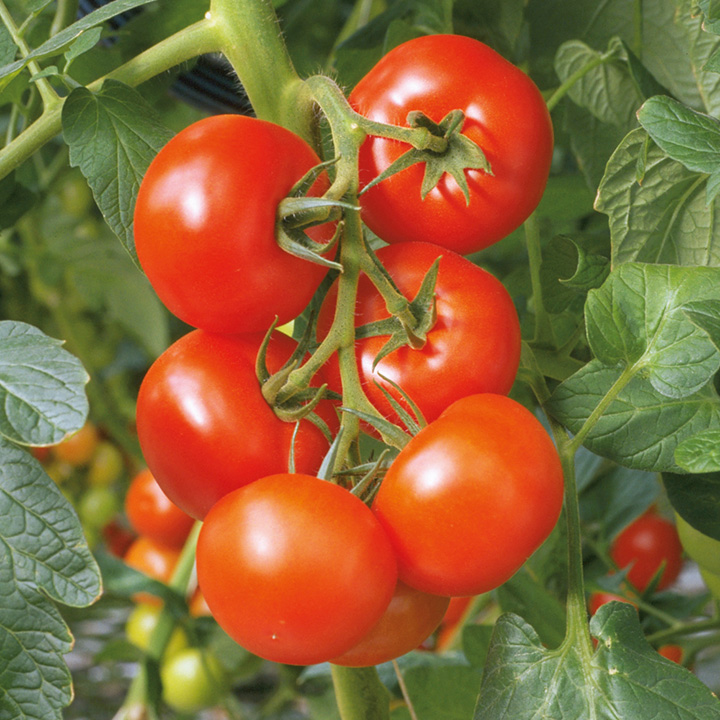
#> input picture tmt2.jpg, 720 x 720 px
$ python segmentation.py
#> lines starting #> are read from the running program, lines starting #| are printed output that depends on the picture; after the words box and inside, x2 and y2 are one past the last pixel; in counts of white or black regions, pixels touching at a corner belong together
import cv2
import numpy as np


#img = cv2.imread('test.png')
#img = cv2.imread('tmt.jpeg')
img = cv2.imread('tmt2.jpg')
#> img is the input picture: shape (720, 720, 3); mean B, G, R 57.2, 102.4, 141.2

gs = cv2.cvtColor(img,cv2.COLOR_BGR2GRAY)
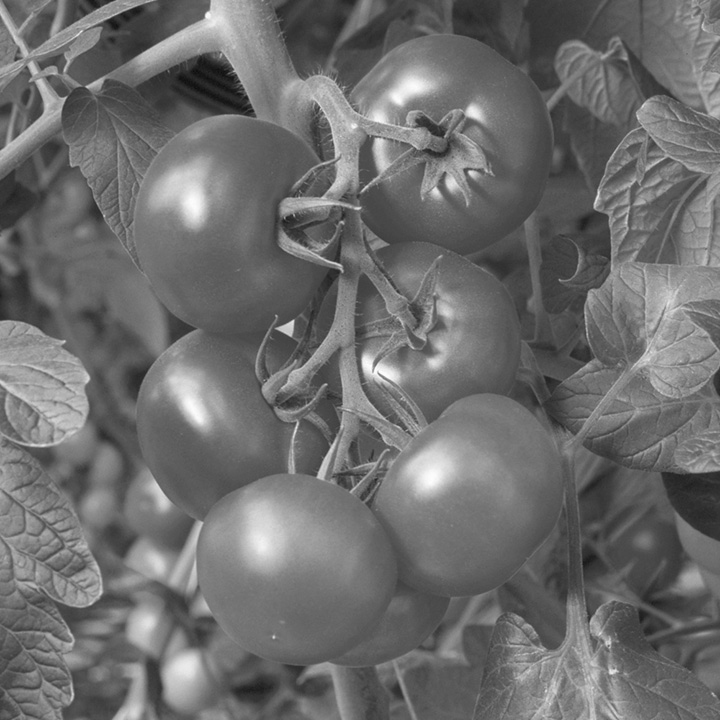
#> gs: shape (720, 720); min 13, max 254, mean 108.9
red_lower_hsv = np.array([0,0,0])
red_upper_hsv = np.array([10,255,255])
hsv=cv2.cvtColor(img, cv2.COLOR_BGR2HSV)
#> hsv: shape (720, 720, 3); mean H, S, V 30.6, 148.3, 151.7

#Masking
initial_mask = cv2.inRange(hsv, red_lower_hsv, red_upper_hsv)
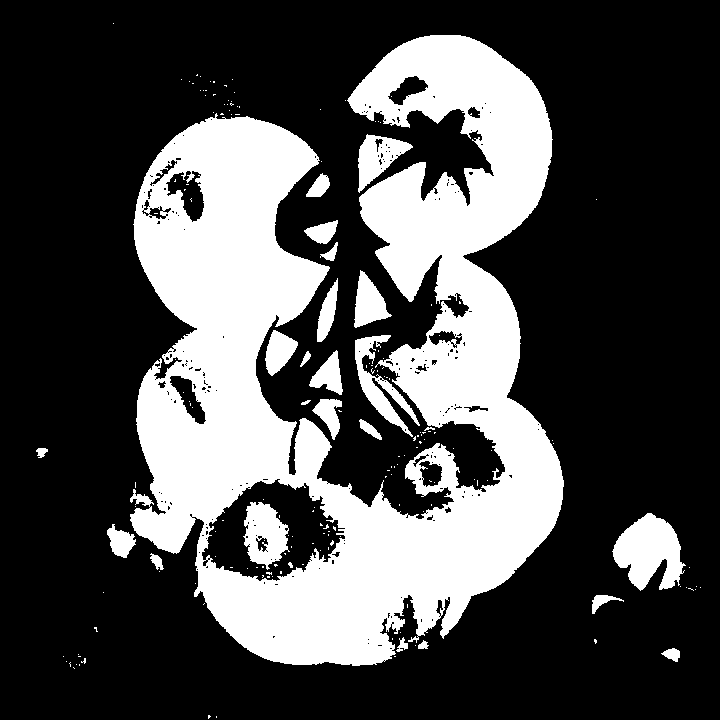
#> initial_mask: shape (720, 720); 30.1% white; 181 white regions (156 under 20 px), largest, box (x1, y1, x2, y2) and area: (130, 35, 564, 666) 140002, (612, 513, 686, 591) 3558, (243, 502, 290, 570) 1992

kernel = cv2.getStructuringElement(cv2.MORPH_ELLIPSE,(45,45))
closing = cv2.morphologyEx(initial_mask, cv2.MORPH_CLOSE, kernel)
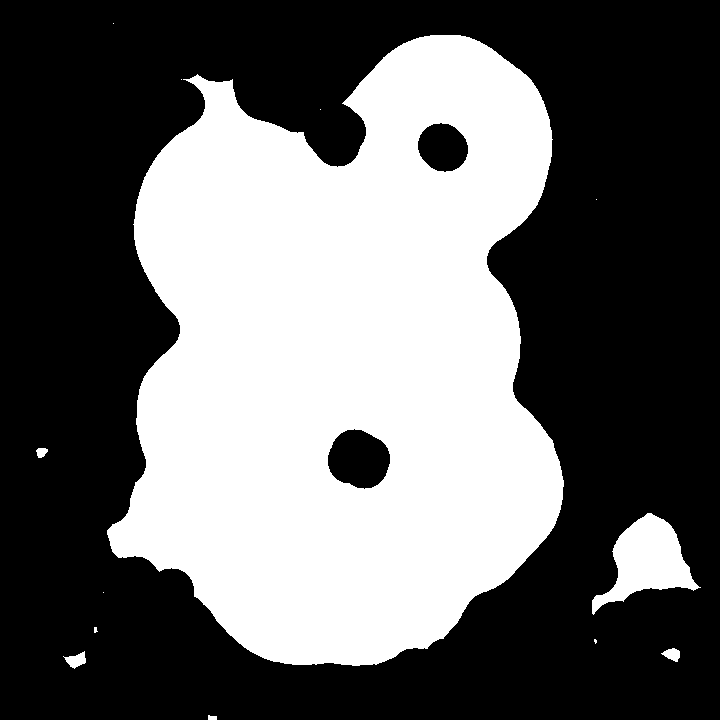
#> closing: shape (720, 720); 40.3% white; 13 white regions (7 under 20 px), largest, box (x1, y1, x2, y2) and area: (107, 35, 564, 666) 203546, (592, 513, 701, 615) 5028, (63, 651, 86, 669) 217, (661, 648, 680, 662) 165, (36, 448, 48, 458) 88, (208, 715, 217, 720) 38


kernel = cv2.getStructuringElement(cv2.MORPH_ELLIPSE,(40,40))
erosion = cv2.erode(closing,kernel,iterations = 2)
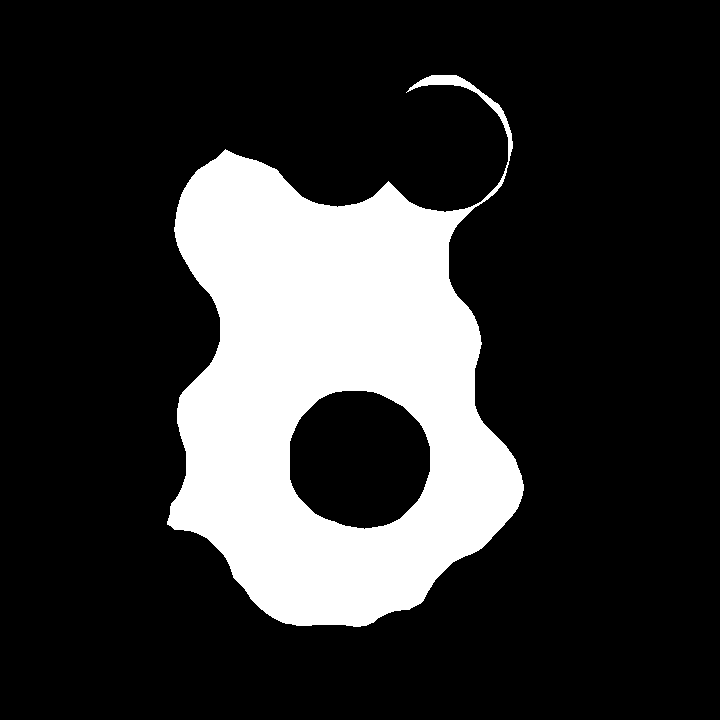
#> erosion: shape (720, 720); 20.2% white; 1 white region, box (x1, y1, x2, y2) and area: (167, 75, 524, 627) 104961
dilation = cv2.dilate(erosion,kernel,iterations = 2)
#> dilation: shape (720, 720); 38.5% white; 1 white region, box (x1, y1, x2, y2) and area: (129, 37, 564, 667) 199699

kernel = cv2.getStructuringElement(cv2.MORPH_ELLIPSE,(10,10))
opening = cv2.morphologyEx(dilation, cv2.MORPH_OPEN, kernel)
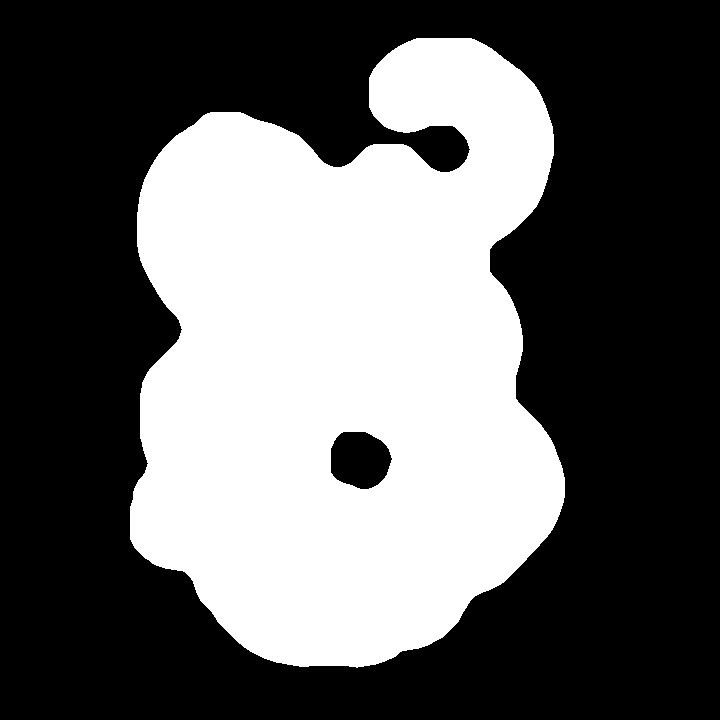
#> opening: shape (720, 720); 38.5% white; 1 white region, box (x1, y1, x2, y2) and area: (130, 38, 565, 668) 199684


mask = opening

initial_segment = cv2.bitwise_and(img, img, mask=initial_mask)
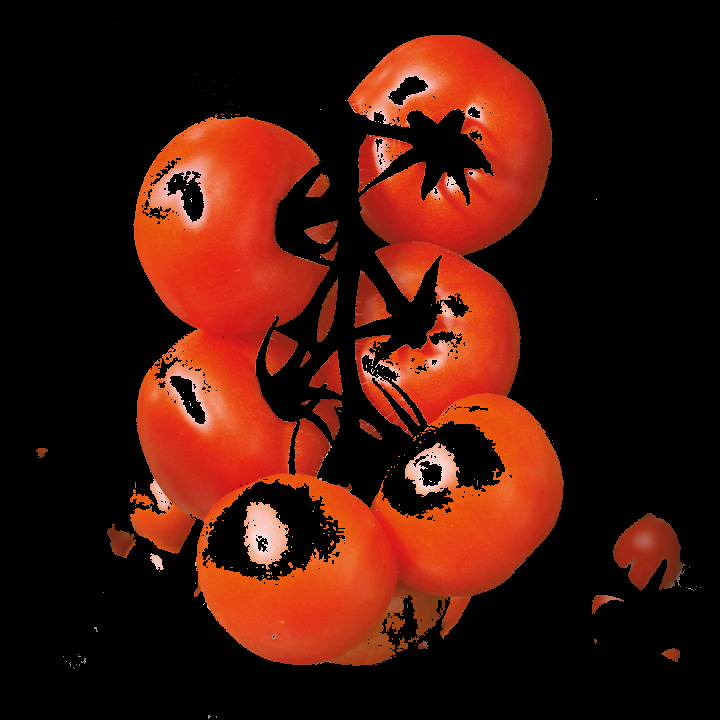
#> initial_segment: shape (720, 720, 3); mean B, G, R 10.7, 20.8, 64.1

segment = cv2.bitwise_and(img, img, mask=mask)
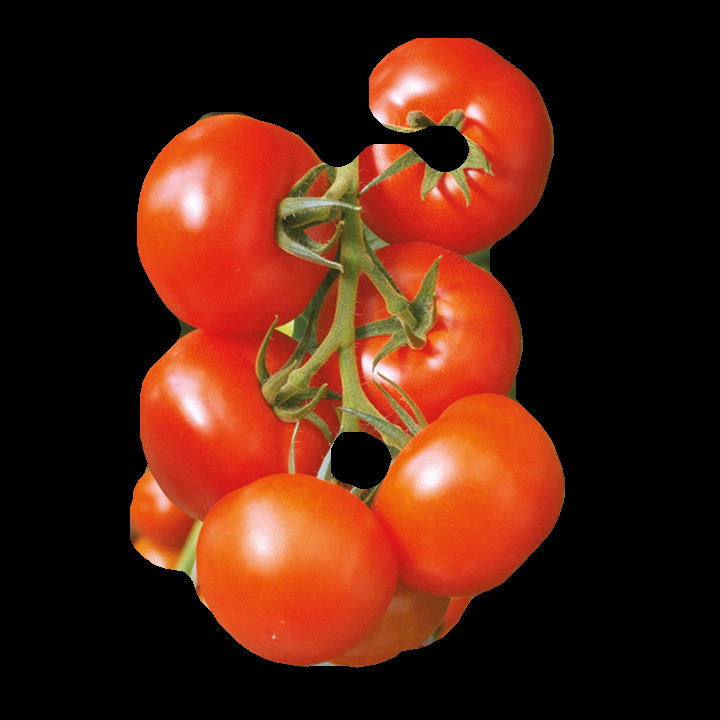
#> segment: shape (720, 720, 3); mean B, G, R 16.8, 32.3, 79.1


#Show Image List
show_imagename = ['Original Image',
                  'GrayScale',
                  'initial mask',
                  'erosion',
                  'dilation',
                  'closing',
                  'opening',
                  'final mask',
                  'hsv',
                  'initial_segment',
                  'segment'
                  ]
show_image = [img,
              gs,
              initial_mask,
              erosion,
              dilation,
              closing,
              opening,
              mask,
              hsv,
              initial_segment,
              segment
              ]

n_showimg = len(show_image)
#> n_showimg = 11


resize = True
rwidth = 550
rheight = 600
#Image Showing Sequencing
for k in range (0,n_showimg):
    if resize == True:
        cv2.namedWindow(show_imagename[k],cv2.WINDOW_NORMAL)
        cv2.resizeWindow(show_imagename[k],rwidth,rheight)
    cv2.imshow(show_imagename[k],show_image[k])

# SHOWING IMAGE ALGORITHMS ---------------------------------------------------------------------- END


cv2.waitKey(0)
cv2.destroyAllWindows()

$ run again, with tmt.jpeg copied over tmt2.jpg
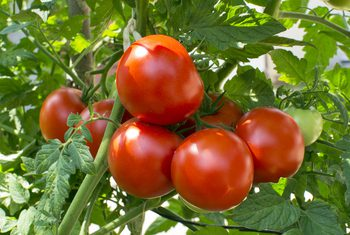
#> input picture tmt.jpeg, 350 x 235 px
#> img is the input picture: shape (235, 350, 3); mean B, G, R 48.2, 109.4, 120.3
#> hsv: shape (235, 350, 3); mean H, S, V 35, 175.8, 139.6
#> `initial_mask = cv2.inRange(hsv, red_lower_hsv, red_upper_hsv)`:
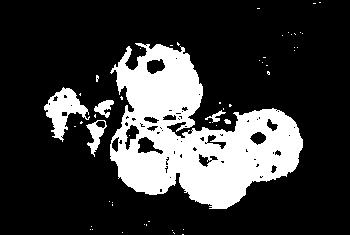
#> initial_mask: shape (235, 350); 22.3% white; 52 white regions (46 under 20 px), largest, box (x1, y1, x2, y2) and area: (110, 43, 303, 209) 16567, (44, 87, 90, 142) 1075, (86, 120, 107, 157) 311, (94, 100, 114, 118) 190, (205, 110, 226, 123) 85, (224, 119, 231, 124) 26
#> closing: shape (235, 350); 35.5% white; 4 white regions (1 under 20 px), largest, box (x1, y1, x2, y2) and area: (44, 42, 303, 235) 28593, (259, 30, 303, 75) 542, (313, 0, 321, 4) 27
#> erosion: shape (235, 350); 5.7% white; 2 white regions, box (x1, y1, x2, y2) and area: (113, 84, 236, 191) 4643, (142, 226, 146, 235) 21
#> dilation: shape (235, 350); 30.1% white; 1 white region, box (x1, y1, x2, y2) and area: (75, 46, 276, 235) 24752
#> opening: shape (235, 350); 30.1% white; 1 white region, box (x1, y1, x2, y2) and area: (76, 47, 277, 235) 24718
#> `segment = cv2.bitwise_and(img, img, mask=mask)`:
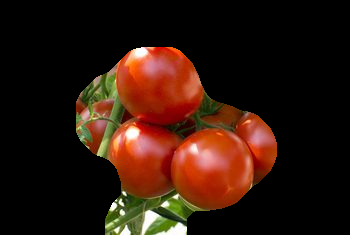
#> segment: shape (235, 350, 3); mean B, G, R 12, 23, 46.8
#> n_showimg = 11
